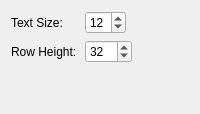
             <widget class="QWidget" name="appearanceListSubTab">
              <attribute name="title"><string>List Mode</string></attribute>
              <layout class="QVBoxLayout" name="appearanceListSubTabLayout">
               <property name="spacing"><number>6</number></property>
               <item>
                <layout class="QFormLayout" name="appearanceListFormLayout">
                 <property name="horizontalSpacing"><number>8</number></property>
                 <property name="verticalSpacing"><number>6</number></property>
                 <property name="fieldGrowthPolicy"><enum>QFormLayout::FieldGrowthPolicy::ExpandingFieldsGrow</enum></property>
                  <item row="0" column="0">
                   <widget class="QLabel" name="label_listFontSize">
                    <property name="text"><string>Text Size:</string></property>
                   </widget>
                  </item>
                  <item row="0" column="1">
                   <widget class="QSpinBox" name="listFontSizeSpinBox">
                    <property name="sizePolicy"><sizepolicy hsizetype="Fixed" vsizetype="Fixed"><horstretch>0</horstretch><verstretch>0</verstretch></sizepolicy></property>
                    <property name="minimumWidth"><number>80</number></property>
                    <property name="maximumWidth"><number>80</number></property>
                    <property name="toolTip"><string>Font size for list view text (6-48 pt)</string></property>
                    <property name="minimum"><number>6</number></property>
                    <property name="maximum"><number>48</number></property>
                    <property name="value"><number>12</number></property>
                   </widget>
                  </item>
                  <item row="1" column="0">
                   <widget class="QLabel" name="label_listRowHeight">
                    <property name="text"><string>Row Height:</string></property>
                   </widget>
                  </item>
                  <item row="1" column="1">
                   <widget class="QSpinBox" name="listRowHeightSpinBox">
                    <property name="sizePolicy"><sizepolicy hsizetype="Fixed" vsizetype="Fixed"><horstretch>0</horstretch><verstretch>0</verstretch></sizepolicy></property>
                    <property name="minimumWidth"><number>80</number></property>
                    <property name="maximumWidth"><number>80</number></property>
                    <property name="toolTip"><string>Height of each row in list view (20-100 px)</string></property>
                    <property name="minimum"><number>20</number></property>
                    <property name="maximum"><number>100</number></property>
                    <property name="value"><number>32</number></property>
                   </widget>
                  </item>
                </layout>
               </item>
               <item><spacer name="appearanceListVerticalSpacer"><property name="orientation"><enum>Qt::Orientation::Vertical</enum></property><property name="sizeHint" stdset="0"><size><width>20</width><height>40</height></size></property></spacer></item>
              </layout>
             </widget>
